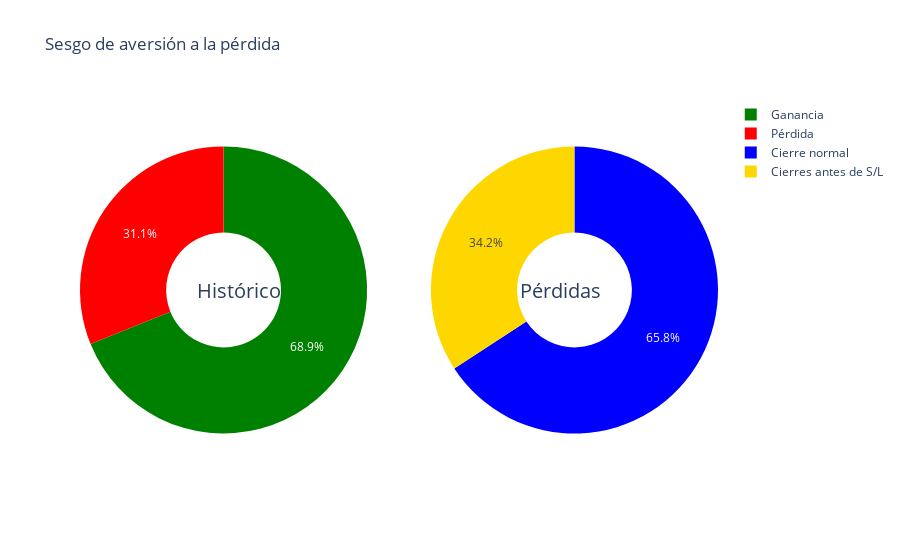

The notebook cell this image was saved under:
### Code cell
trader['Gráficos']

### Figure 1 — Plotly figure (JSON) as saved in the notebook; plotly's stock layout.template omitted (floating-point values rounded to 4 significant figures)
{"data": [{"domain": {"x": [0, 0.45], "y": [0, 1]}, "hole": 0.4, "hoverinfo": "label+percent+name", "labels": ["Ganancia", "Pérdida"], "marker": {"colors": ["green", "red"]}, "name": "Histórico", "type": "pie", "values": [84, 38]}, {"domain": {"x": [0.55, 1], "y": [0, 1]}, "hole": 0.4, "hoverinfo": "label+percent+name", "labels": ["Cierres antes de S/L", "Cierre normal"], "marker": {"colors": ["gold", "blue"]}, "name": "Comportamiento en pérdidas", "type": "pie", "values": [13, 25]}], "layout": {"annotations": [{"font": {"size": 20}, "showarrow": false, "text": "Histórico", "x": 0.18, "y": 0.5}, {"font": {"size": 20}, "showarrow": false, "text": "Pérdidas", "x": 0.82, "y": 0.5}], "title": {"text": "Sesgo de aversión a la pérdida"}}}
